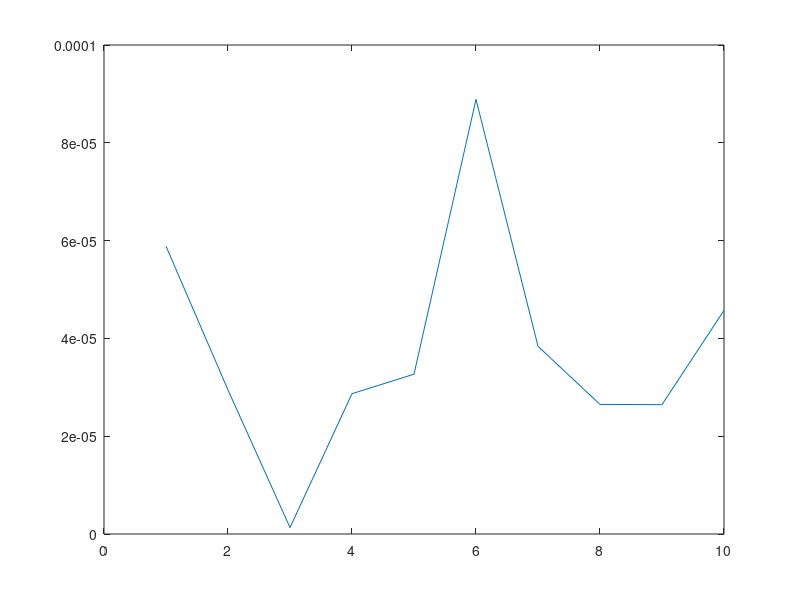

MATLAB code to generate this figure:
clear all
clc
%x=10:-1:0
%noise=0.5*randn*sin(2*pi*10*x)+0.5*randn*sin(2*pi*10*x/2)+0.5*randn*sin(2*pi*10*x/4);
    %plot(noise)
    %hold on
r = 0 + 0.0001.*rand(10,1);
plot(r)